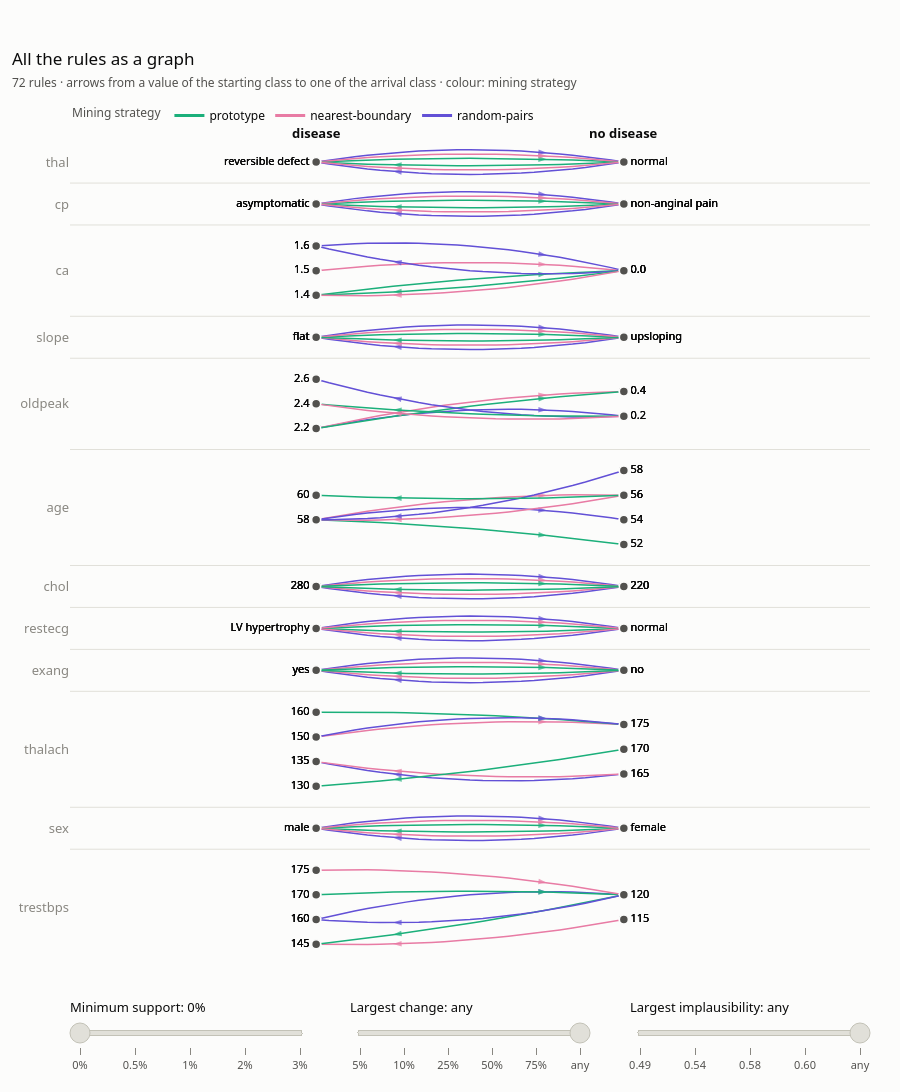

The cell this chart's notebook holds for it:
### Markdown cell above
## 4. The rules at a glance

`rules.plot()` draws every rule at once, as a graph. Each band is a feature and each column a class: a rule is
an arrow from the value its patients start from, in the column of their class, to the value they are switched to.
Rules that share a value share its node; numerical values are rounded to about a twentieth of the range of the
feature, and hovering an arrow gives its exact values. Every arrow has the same width and the colour of the
mining strategy that found the rule: each of the three strategies of the ensemble draws its own arrow.
Hovering an arrow also gives its support and implausibility. Three sliders below the graph thin it out:
**Minimum support** keeps the strongest rules, **Largest change** the switches that move a numerical feature by
at most that share of its range (a categorical switch counts as a full change), **Largest implausibility** the
rules whose switched patients are realistic enough.

### Code cell
viz.show(rules.plot())
